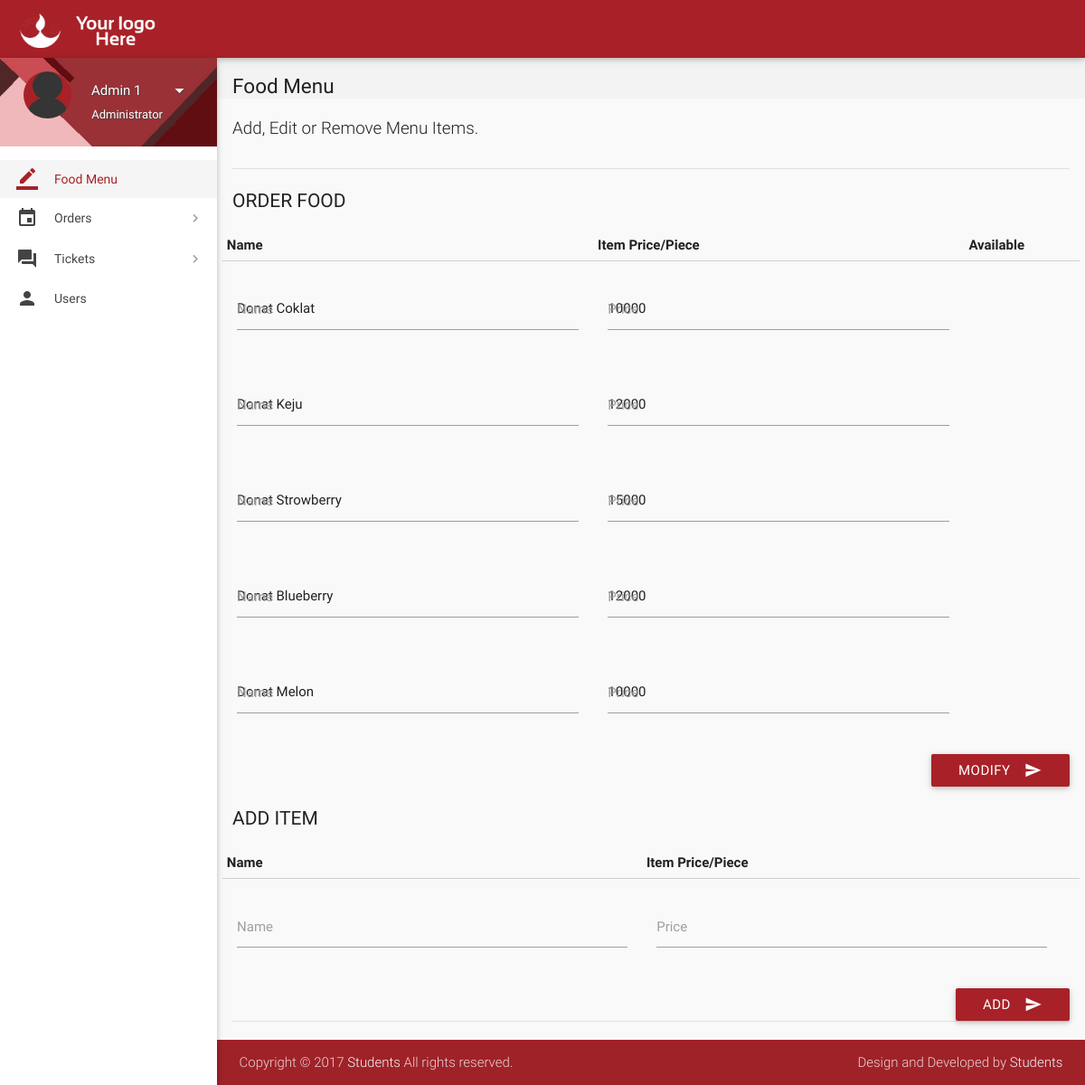
Page /admin-page.php (signed in) on the earlier database version.
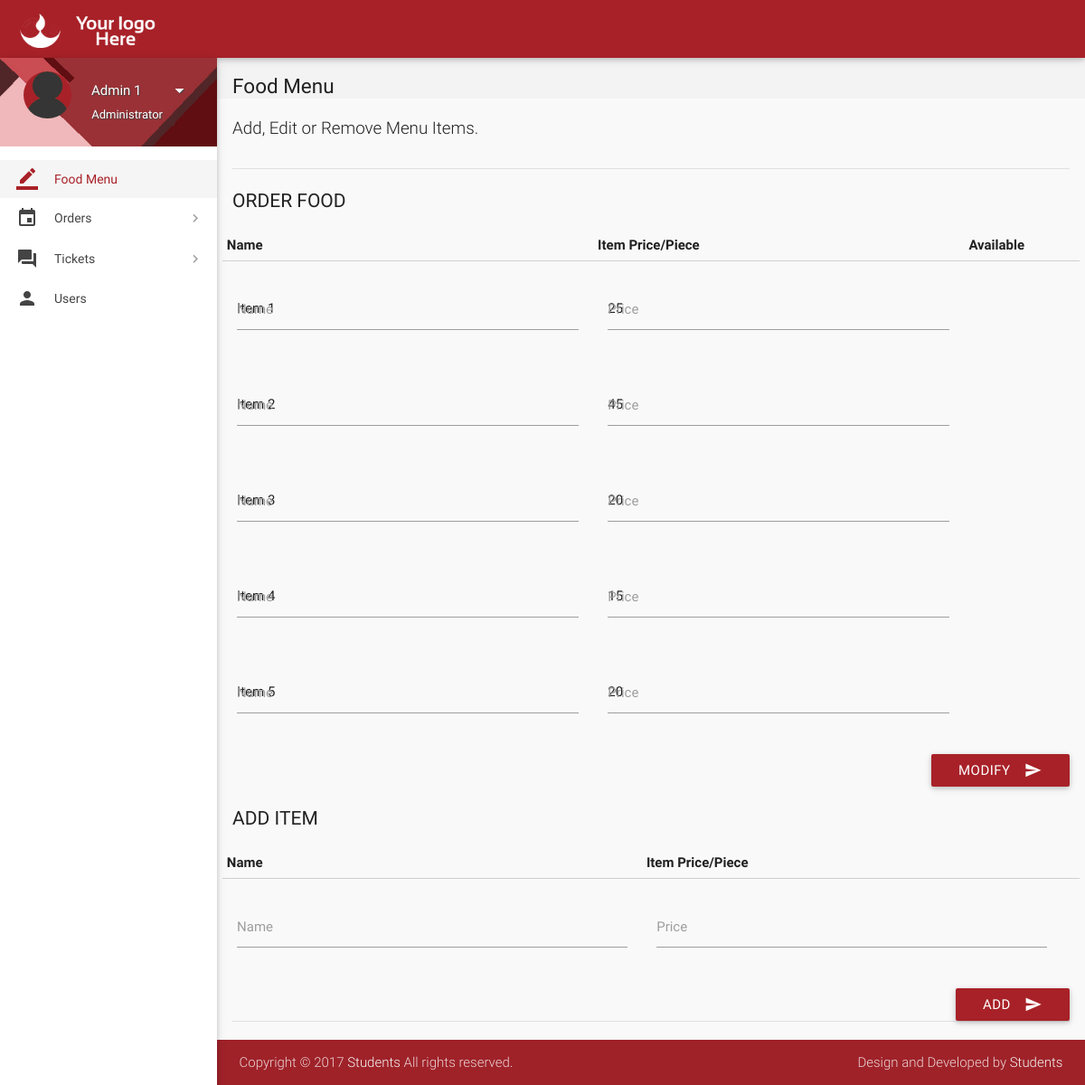
Same page on the later database version.
### tables this page shows
CREATE TABLE `items` (
  `id` int(11) NOT NULL,
  `name` varchar(20) NOT NULL,
  `price` int(11) NOT NULL,
  `deleted` tinyint(4) NOT NULL DEFAULT '0'
);

### admin-page.php (the view, shortened to what the changed rows need)
<?php
include 'includes/connect.php';
	if($_SESSION['admin_sid']==session_id())
	{
		?>
<!DOCTYPE html>
<html lang="en">
<head>
  <link href="css/materialize.min.css" type="text/css" rel="stylesheet" media="screen,projection">
  <link href="css/style.min.css" type="text/css" rel="stylesheet" media="screen,projection">
  <link href="css/custom/custom.min.css" type="text/css" rel="stylesheet" media="screen,projection">
  <link href="js/plugins/perfect-scrollbar/perfect-scrollbar.css" type="text/css" rel="stylesheet" media="screen,projection">
  <link href="js/plugins/data-tables/css/jquery.dataTables.min.css" type="text/css" rel="stylesheet" media="screen,projection">
</head>
<body>
  <header id="header" class="page-topbar">
        <div class="navbar-fixed">
            <nav class="navbar-color">
                <div class="nav-wrapper">
                    <ul class="left">
                      <li><h1 class="logo-wrapper"><a href="index.php" class="brand-logo darken-1"><img src="images/materialize-logo.png" alt="logo"></a> <span class="logo-text">Logo</span></h1></li>
                    </ul>
                </div>
            </nav>
        </div>
  </header>
  <div id="main">
    <div class="wrapper">
      <section id="content">
        <div class="container">
		  <form class="formValidate" id="formValidate" method="post" action="routers/menu-router.php" novalidate="novalidate">
            <div class="row">
              <div>
				<table id="data-table-admin" class="responsive-table display" cellspacing="0">
                    <thead>
                      <tr>
                        <th>Name</th>
                        <th>Item Price/Piece</th>
                        <th>Available</th>
                      </tr>
                    </thead>
                    <tbody>
				<?php
				$result = mysqli_query($con, "SELECT * FROM items");
				while($row = mysqli_fetch_array($result))
				{
					echo '<tr><td><div class="input-field col s12"><label for="'.$row["id"].'_name">Name</label>';
					echo '<input value="'.$row["name"].'" id="'.$row["id"].'_name" name="'.$row['id'].'_name" type="text" data-error=".errorTxt'.$row["id"].'"><div class="errorTxt'.$row["id"].'"></div></td>';
					echo '<td><div class="input-field col s12 "><label for="'.$row["id"].'_price">Price</label>';
					echo '<input value="'.$row["price"].'" id="'.$row["id"].'_price" name="'.$row['id'].'_price" type="text" data-error=".errorTxt'.$row["id"].'"><div class="errorTxt'.$row["id"].'"></div></td>';
					echo '<td>';
					if($row['deleted'] == 0){
						$text1 = 'selected';
						$text2 = '';
					}
					else{
						$text1 = '';
						$text2 = 'selected';
					}
					echo '<select name="'.$row['id'].'_hide">
                      <option value="1"'.$text1.'>Available</option>
                      <option value="2"'.$text2.'>Not Available</option>
                    </select></td></tr>';
				}
				?>
                    </tbody>
</table>
              </div>
            </div>
			</form>
		  <form class="formValidate" id="formValidate1" method="post" action="routers/add-item.php" novalidate="novalidate">
            <div class="row">
              <div>
<table>
                    <thead>
                      <tr>
                        <th data-field="id">Name</th>
                        <th data-field="name">Item Price/Piece</th>
                      </tr>
                    </thead>
</table>
              </div>
            </div>
			</form>
          </div>
        </div>
        </div>
</body>
</html>
<?php
	}
?>

Differences in the rows shown:
changed items: name "Donat Coklat" → "Item 1"; price "10000" → "25"
changed items: name "Donat Keju" → "Item 2"; price "12000" → "45"
changed items: name "Donat Strowberry" → "Item 3"; price "15000" → "20"
changed items: name "Donat Blueberry" → "Item 4"; price "12000" → "15"
changed items: name "Donat Melon" → "Item 5"; price "10000" → "20"
